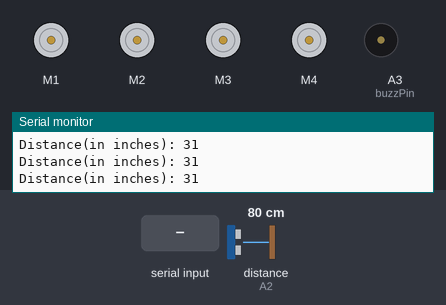
This sketch was run on a simulated Arduino Uno, built with avr-gcc and run on an emulated ATmega328P. Parts: 4 × DC motor (green arrow = forward, orange = backward, longer = faster), buzzer (waves = sounding, pin HIGH), the last lines printed to the serial monitor. Wiring (inferred from the names in the program): ultrasonic range finder: trigger A1; echo A2. Inputs (shaded band) come from the test bench; at power-on: distance to the obstacle (sensor on A2) 80 cm. The echo pulse lasts 58.3 µs per cm; pins used as bus, display or sensor lines are not drawn.

Above: at 1.2 s.
1.3 s: distance to the obstacle (sensor on A2) set to 28 cm
4.3 s: distance to the obstacle (sensor on A2) set to 24 cm
At 5.0 s:
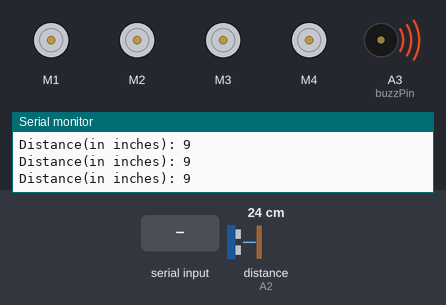
5.8 s: "F" received over the second serial link
7.3 s: "B" received over the second serial link
At 8.5 s:
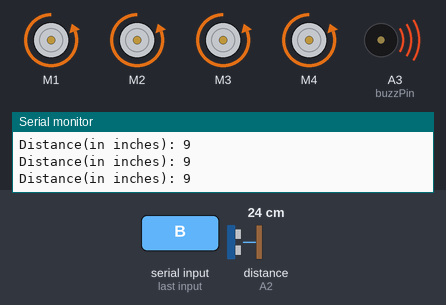
8.8 s: distance to the obstacle (sensor on A2) set to 299 cm
At 9.1 s:
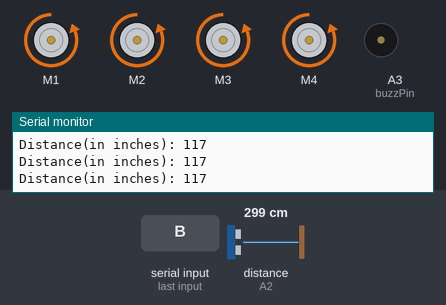
10.3 s: "L" received over the second serial link
At 11.2 s:
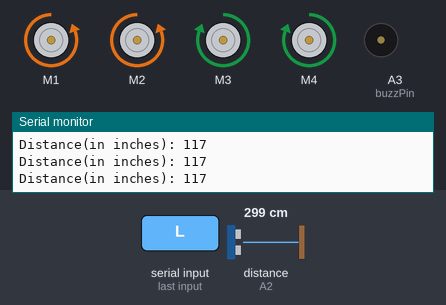
Timing chart, 0 to 12.8 s (numbered marks = the images above; inputs shaded):
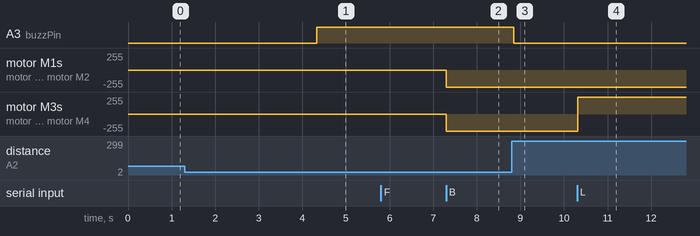

The sketch:

BlutoothRCcar.ino
```cpp
#include <AFMotor.h>
#include <SoftwareSerial.h>

SoftwareSerial bluetoothSerial(9, 10); // RX, TX

int trigPin = A1;
int echoPin = A2;
int pingTravelTime;
int distance;
int finalD;

int buzzPin = A3;

AF_DCMotor motor1(1, MOTOR12_1KHZ);
AF_DCMotor motor2(2, MOTOR12_1KHZ);
AF_DCMotor motor3(3, MOTOR34_1KHZ);
AF_DCMotor motor4(4, MOTOR34_1KHZ);

char command;

void setup()
{
  Serial.begin(9600);
  bluetoothSerial.begin(9600);
  pinMode(trigPin,OUTPUT);
  pinMode(echoPin,INPUT);
  pinMode(buzzPin,INPUT);
}

void loop() {
  digitalWrite(trigPin,LOW);
  delayMicroseconds(10);
  digitalWrite(trigPin,HIGH);
  delayMicroseconds(10);
  digitalWrite(trigPin,LOW);
  pingTravelTime = pulseIn(echoPin,HIGH);


  distance = (pingTravelTime*765.*5280*12)/(3600.*1000000);
  finalD = distance/2;
  Serial.print("Distance(in inches): ");
  Serial.println(finalD);


  if (bluetoothSerial.available() > 0) {
    command = bluetoothSerial.read();

    Stop();

    switch (command) {
      case 'F':
        if(finalD<10 && finalD>0){
          Stop();
        }
        else{
          forward();
        }

        break;
      case 'B':
        back();
        break;
      case 'L':
        left();
        break;
      case 'R':
        right();
        break;
    }

  }

  if(finalD<10 and finalD >0){
    analogWrite(buzzPin,255);
  }
  else{
    analogWrite(buzzPin,0);
  }
  }


void forward()
{
  motor1.setSpeed(255);
  motor1.run(FORWARD);
  motor2.setSpeed(255);
  motor2.run(FORWARD);
  motor3.setSpeed(255);
  motor3.run(FORWARD);
  motor4.setSpeed(255);
  motor4.run(FORWARD);
}

void back()
{
  motor1.setSpeed(255);
  motor1.run(BACKWARD);
  motor2.setSpeed(255);
  motor2.run(BACKWARD);
  motor3.setSpeed(255);
  motor3.run(BACKWARD);
  motor4.setSpeed(255);
  motor4.run(BACKWARD);
}

void left()
{
  motor1.setSpeed(255);
  motor1.run(BACKWARD);
  motor2.setSpeed(255);
  motor2.run(BACKWARD);
  motor3.setSpeed(255);
  motor3.run(FORWARD);
  motor4.setSpeed(255);
  motor4.run(FORWARD);
}

void right()
{
  motor1.setSpeed(255);
  motor1.run(FORWARD);
  motor2.setSpeed(255);
  motor2.run(FORWARD);
  motor3.setSpeed(255);
  motor3.run(BACKWARD);
  motor4.setSpeed(255);
  motor4.run(BACKWARD);
}

void Stop()
{
  motor1.setSpeed(0);
  motor1.run(RELEASE);
  motor2.setSpeed(0);
  motor2.run(RELEASE);
  motor3.setSpeed(0);
  motor3.run(RELEASE);
  motor4.setSpeed(0);
  motor4.run(RELEASE);
}
```

Measured:
- the behaviour switches between 26 and 25 cm on distance to the obstacle (sensor on A2) (found by bisection; images 0 and 1)
- after the input at 4.3 s, A3 (buzzPin): LOW → HIGH at once
- after the input at 7.3 s, motor M1–4: stopped → backward 255/255 at once
- after the input at 8.8 s, A3 (buzzPin): HIGH → LOW after 0.05 s
- after the input at 10.3 s, motor M3, motor M4: backward 255/255 → forward 255/255 at once
